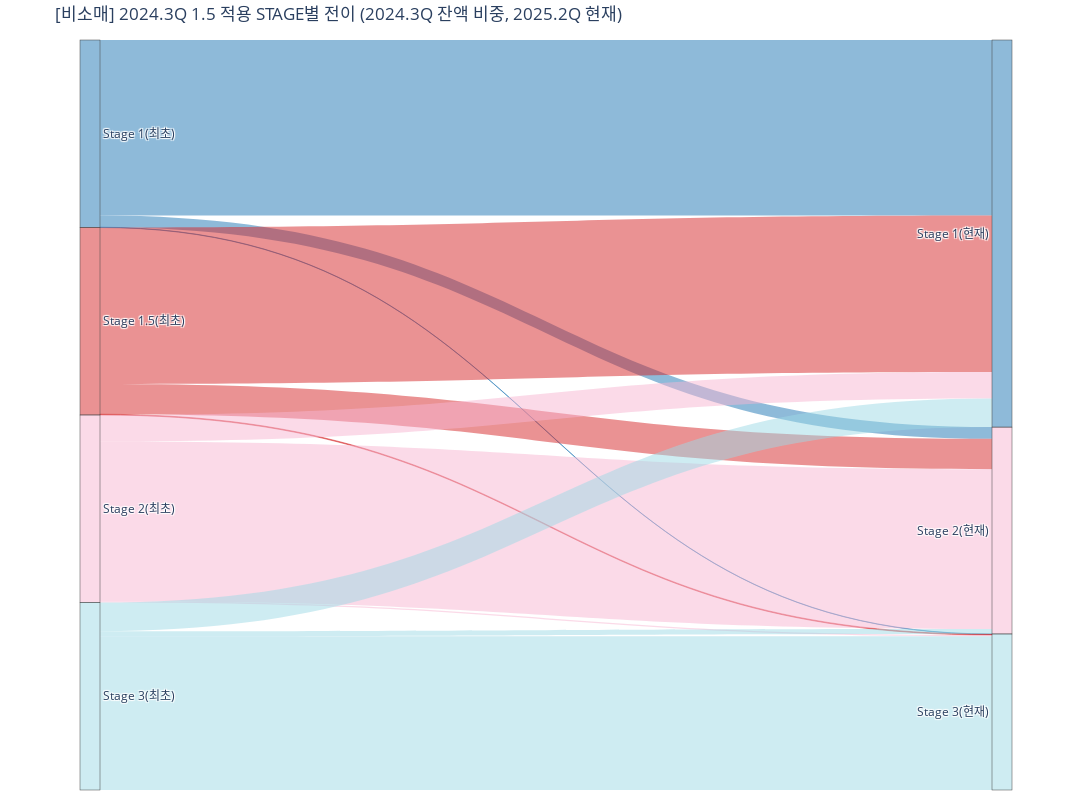

The cell this chart's notebook holds for it:
### Markdown cell above
##### 비소매

### Code cell
# 비소매
dic_cat_src = {}
i = 0
for x in st15map_nrtl['24Q3_STAGE15'].unique().tolist():
    dic_cat_src[x] = i
    i += 1
dic_cat_tgt = {}
i = len(dic_cat_src)
for x in st15map_nrtl['25Q2_STAGE'].unique().tolist():
    dic_cat_tgt[x] = i
    i += 1
st15map_nrtl['source'] = st15map_nrtl['24Q3_STAGE15'].map(dic_cat_src)
st15map_nrtl['target'] = st15map_nrtl['25Q2_STAGE'].map(dic_cat_tgt)

# Colors of nodes and links
source_uniq = st15map_nrtl['source_label'].unique().tolist()
target_uniq = st15map_nrtl['target_label'].unique().tolist()
color_map = st15map_nrtl.groupby('24Q3_STAGE15')['c_color'].unique().apply(lambda x: x[0]).reset_index()
color_map['source_label'] = st15map_nrtl.groupby('24Q3_STAGE15')['source_label'].unique().apply(lambda x: x[0]).tolist()
color_node = [color_map.loc[color_map['source_label']==x,'c_color'].tolist()[0] for x in source_uniq]+[color_map.loc[color_map['24Q3_STAGE15']==x.replace('(현재)',''),'c_color'].tolist()[0] for x in target_uniq]
color_link = st15map_nrtl['c_color'].tolist()

# Set sankey arguments
label = st15map_nrtl['source_label'].unique().tolist()+st15map_nrtl['target_label'].unique().tolist()
source = st15map_nrtl['source'].tolist()
target = st15map_nrtl['target'].tolist()
values = (st15map_nrtl['STAGE별비중']*100).tolist()

link = dict(source=source, target=target, value=values, color=color_link)
node = dict(label=label, pad=0, thickness=20, color=color_node)
data = go.Sankey(link=link, node=node, valueformat='.2f', valuesuffix='%', arrangement='snap')

# Draw sankey plot
fig = go.Figure(data)
fig.update_layout(title_text="[비소매] 2024.3Q 1.5 적용 STAGE별 전이 (2024.3Q 잔액 비중, 2025.2Q 현재)", margin=dict(b=10, t=40, pad=0), autosize=False, width=1200, height=800)
fig.show()
fig.write_html(rf'부산은행 DA\Result\{ver}\비소매_Stage1.5_전이_비중.html')
fig.write_image(rf'부산은행 DA\Result\{ver}\비소매_Stage1.5_전이_비중.png', engine='kaleido')

# link = dict(source=source, target=target, value=values_bl, color=color_link)
# node = dict(label=label, pad=0, thickness=20)
# data = go.Sankey(link=link, node=node, valueformat=',.0f', valuesuffix='십억원', arrangement='snap')

# fig = go.Figure(data)
# fig.update_layout(title_text="[비소매] 2024.3Q 1.5 적용 STAGE별 전이 (2024.3Q 대출잔액, 2025.2Q 현재)", margin=dict(b=10, t=40, pad=0), autosize=False, width=1200, height=800)
# fig.show()
# fig.write_html(r'부산은행 DA\Result\Power BI\비소매_Stage1.5_전이_잔액.html')
# fig.write_image(r'부산은행 DA\Result\Power BI\비소매_Stage1.5_전이_잔액.png', engine='kaleido')

### Figure 1 — Plotly figure (JSON) as saved in the notebook; plotly's stock layout.template omitted (floating-point values rounded to 4 significant figures)
{"data": [{"arrangement": "snap", "link": {"color": ["rgba(0.12156862745098039,0.4666666666666667,0.7058823529411765,.5)", "rgba(0.12156862745098039,0.4666666666666667,0.7058823529411765,.5)", "rgba(0.12156862745098039,0.4666666666666667,0.7058823529411765,.5)", "rgba(0.8392156862745098,0.15294117647058825,0.1568627450980392,.5)", "rgba(0.8392156862745098,0.15294117647058825,0.1568627450980392,.5)", "rgba(0.8392156862745098,0.15294117647058825,0.1568627450980392,.5)", "rgba(0.9686274509803922,0.7137254901960784,0.8235294117647058,.5)", "rgba(0.9686274509803922,0.7137254901960784,0.8235294117647058,.5)", "rgba(0.9686274509803922,0.7137254901960784,0.8235294117647058,.5)", "rgba(0.6196078431372549,0.8549019607843137,0.8980392156862745,.5)", "rgba(0.6196078431372549,0.8549019607843137,0.8980392156862745,.5)", "rgba(0.6196078431372549,0.8549019607843137,0.8980392156862745,.5)"], "source": [0, 0, 0, 1, 1, 1, 2, 2, 2, 3, 3, 3], "target": [4, 5, 6, 4, 5, 6, 4, 5, 6, 4, 5, 6], "value": [93.62, 6.235, 0.1404, 83.43, 16.19, 0.3868, 14.09, 85.19, 0.712, 15.32, 2.713, 81.97]}, "node": {"color": ["rgba(0.12156862745098039,0.4666666666666667,0.7058823529411765,.5)", "rgba(0.8392156862745098,0.15294117647058825,0.1568627450980392,.5)", "rgba(0.9686274509803922,0.7137254901960784,0.8235294117647058,.5)", "rgba(0.6196078431372549,0.8549019607843137,0.8980392156862745,.5)", "rgba(0.12156862745098039,0.4666666666666667,0.7058823529411765,.5)", "rgba(0.9686274509803922,0.7137254901960784,0.8235294117647058,.5)", "rgba(0.6196078431372549,0.8549019607843137,0.8980392156862745,.5)"], "label": ["Stage 1(최초)", "Stage 1.5(최초)", "Stage 2(최초)", "Stage 3(최초)", "Stage 1(현재)", "Stage 2(현재)", "Stage 3(현재)"], "pad": 0, "thickness": 20}, "type": "sankey", "valueformat": ".2f", "valuesuffix": "%"}], "layout": {"autosize": false, "height": 800, "margin": {"b": 10, "pad": 0, "t": 40}, "title": {"text": "[비소매] 2024.3Q 1.5 적용 STAGE별 전이 (2024.3Q 잔액 비중, 2025.2Q 현재)"}, "width": 1200}}
